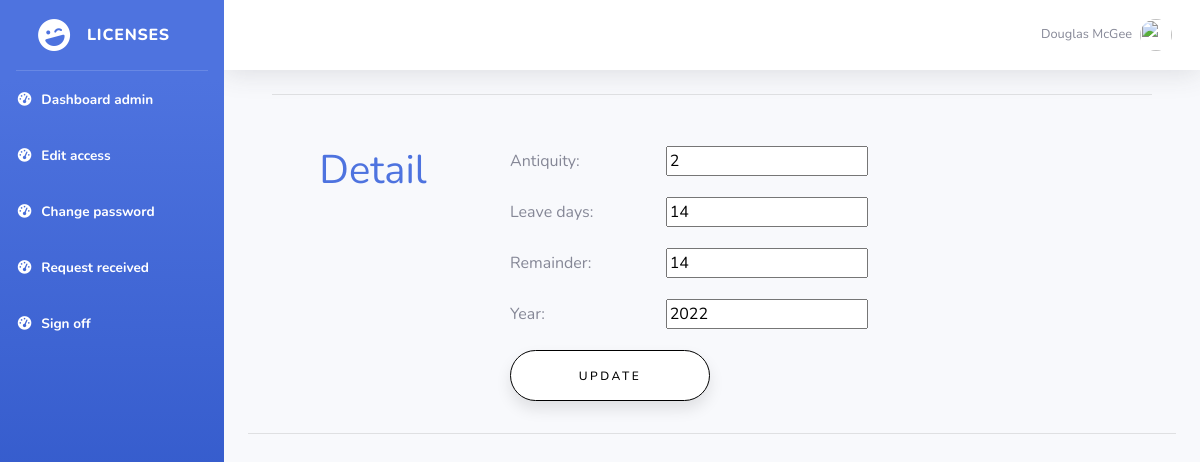
The app's page /update-detail/2/ (signed in), older data.
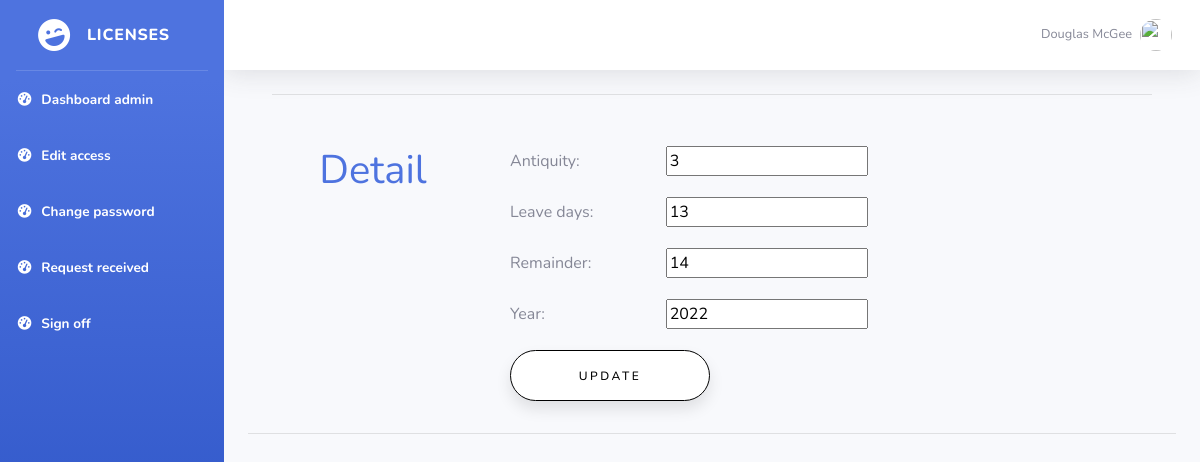
The same page, newer data.
### employeeDetail/models.py (models this page shows)
class EmployeeDetail(models.Model):
    employee = models.ForeignKey(Employee,on_delete=models.CASCADE)
    antiquity = models.CharField(max_length=15)
    leave_days = models.CharField(max_length=25)
    remainder = models.CharField(max_length=25)
    year = models.CharField(max_length=25)
    created = models.DateField(auto_now_add=True)
    status = models.BooleanField(default=False)

### employeeDetail/views.py (the view)
# urls.py: path('update-detail/<str:pk>/', detail.update_detail, name="update-detail"),
@login_required
def update_detail(request,pk):
   detail = EmployeeDetail.objects.get(id=pk)
   form = FormDetail(instance=detail)
   if request.method == 'POST':
        form = FormDetail(request.POST, instance=detail)
        form.save()
        return redirect('data')
   context = {'form':form}
   return render (request,'data/update_detail.html',context)

### employeeDetail/forms.py
class FormDetail(ModelForm):
    class Meta:
        model = EmployeeDetail
        fields = '__all__'

### templates/data/update_detail.html (shortened to what this page needs)
{% extends 'base.html' %}
{% block container %}
<div class="container bootstrap snippets bootdey">
    <hr>
  <div class="row" style="padding-top: 35px;">
    <div class="col-md-3">
      <div class="text-center">
        <h1 class="text-primary">Detail</h1>
      </div>
    </div>
    <div class="col-md-9 personal-info">
            <form action="" class="form-horizontal" role="form" method="POST" enctype="multipart/form-data"   >
                <div class="form-group">
                  <label for="{{ form.subject.id_for_label }}" class="col-lg-3 control-label">Antiquity:</label>
                    {{ form.antiquity }}
                </div>
                <div class="form-group">
                  <label for="{{ form.leave_days.id_for_label }}" class="col-lg-3 control-label">Leave days:</label>
                    {{ form.leave_days }}
                </div>
                <div class="form-group">
                  <label for="{{ form.remainder.id_for_label }}" class="col-lg-3 control-label">Remainder:</label>
                    {{ form.remainder }}
                </div>
                <div class="form-group">
                  <label for="{{ form.year.id_for_label }}" class="col-lg-3 control-label">Year:</label>
                    {{ form.year }}
                </div>
                <button style="width: 200px; left: 12px; position: relative; " class="btn-detail" type="submit">Update</button>
              </form>
    </div>
</div>
</div>
<hr>
{% endblock container%}

Row changes from the older to the newer data that the page shows:
changed EmployeeDetail: antiquity "2" → "3"; leave_days "14" → "13"
